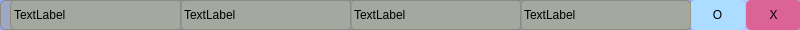
<?xml version="1.0" encoding="UTF-8"?>
<ui version="4.0">
 <class>account_item</class>
 <widget class="QWidget" name="account_item">
  <property name="geometry">
   <rect>
    <x>0</x>
    <y>0</y>
    <width>800</width>
    <height>30</height>
   </rect>
  </property>
  <property name="minimumSize">
   <size>
    <width>800</width>
    <height>30</height>
   </size>
  </property>
  <property name="maximumSize">
   <size>
    <width>800</width>
    <height>30</height>
   </size>
  </property>
  <property name="windowTitle">
   <string>Form</string>
  </property>
  <property name="styleSheet">
   <string notr="true">QWidget{
   border-radius: 20px;
	background-color: rgb(147, 167, 255);
   border-radius: 5px; /* 边框圆角 */
}
QWidget:hover {
	background-color: rgba(170, 170, 127, 125);
    border-style: solid; /* 按下时边框样式 */
    border-width: 1px; /* 按下时边框宽度 */
    border-color: #8c8884; /* 按下时边框颜色 */
    border-radius: 5px; /* 边框圆角 */
}</string>
  </property>
  <widget class="QWidget" name="widget" native="true">
   <property name="geometry">
    <rect>
     <x>0</x>
     <y>0</y>
     <width>691</width>
     <height>30</height>
    </rect>
   </property>
   <property name="sizePolicy">
    <sizepolicy hsizetype="Fixed" vsizetype="Preferred">
     <horstretch>0</horstretch>
     <verstretch>0</verstretch>
    </sizepolicy>
   </property>
   <property name="minimumSize">
    <size>
     <width>600</width>
     <height>30</height>
    </size>
   </property>
   <property name="maximumSize">
    <size>
     <width>700</width>
     <height>30</height>
    </size>
   </property>
   <property name="styleSheet">
    <string notr="true">QWidget {
	background-color: rgba(170, 170, 127, 125);
    border-style: solid; /* 按下时边框样式 */
    border-width: 1px; /* 按下时边框宽度 */
    border-color: #8c8884; /* 按下时边框颜色 */
    border-radius: 5px; /* 边框圆角 */
}

QWidget:hover {

  background-color: rgba(170, 170, 127, 200);
    border-style: solid; /* 按下时边框样式 */
    border-width: 1px; /* 按下时边框宽度 */
    border-color: #8c8884; /* 按下时边框颜色 */
    border-radius: 5px; /* 边框圆角 */
}
</string>
   </property>
   <widget class="QLabel" name="labelName">
    <property name="geometry">
     <rect>
      <x>10</x>
      <y>0</y>
      <width>172</width>
      <height>30</height>
     </rect>
    </property>
    <property name="styleSheet">
     <string notr="true">Qlabel:hover{
	
	background-color: rgba(216, 237, 255, 200);
}
Qlabel{
	font: 700 9pt &quot;Microsoft YaHei UI&quot;;
	background-color: rgba(216, 237, 255, 125);
}</string>
    </property>
    <property name="text">
     <string>TextLabel</string>
    </property>
   </widget>
   <widget class="QLabel" name="labelTime">
    <property name="geometry">
     <rect>
      <x>180</x>
      <y>0</y>
      <width>172</width>
      <height>30</height>
     </rect>
    </property>
    <property name="styleSheet">
     <string notr="true">Qlabel:hover{
	
	
	alternate-background-color: rgba(130, 153, 255, 200);
}
Qlabel{
	font: 700 9pt &quot;Microsoft YaHei UI&quot;;
	background-color: rgba(216, 237, 255, 125);
}</string>
    </property>
    <property name="text">
     <string>TextLabel</string>
    </property>
   </widget>
   <widget class="QLabel" name="labelKind">
    <property name="geometry">
     <rect>
      <x>350</x>
      <y>0</y>
      <width>172</width>
      <height>30</height>
     </rect>
    </property>
    <property name="styleSheet">
     <string notr="true">Qlabel:hover{
	
	background-color: rgba(216, 237, 255, 200);
}
Qlabel{
	font: 700 9pt &quot;Microsoft YaHei UI&quot;;
	background-color: rgba(216, 237, 255, 125);
}</string>
    </property>
    <property name="text">
     <string>TextLabel</string>
    </property>
   </widget>
   <widget class="QLabel" name="labelMoney">
    <property name="geometry">
     <rect>
      <x>520</x>
      <y>0</y>
      <width>172</width>
      <height>30</height>
     </rect>
    </property>
    <property name="styleSheet">
     <string notr="true">Qlabel:hover{
	
	background-color: rgba(216, 237, 255, 200);
}
Qlabel{
	font: 700 9pt &quot;Microsoft YaHei UI&quot;;
	background-color: rgba(216, 237, 255, 125);
}</string>
    </property>
    <property name="text">
     <string>TextLabel</string>
    </property>
   </widget>
  </widget>
  <widget class="QWidget" name="widget_2" native="true">
   <property name="geometry">
    <rect>
     <x>690</x>
     <y>0</y>
     <width>111</width>
     <height>30</height>
    </rect>
   </property>
   <property name="styleSheet">
    <string notr="true">background-color: rgba(225, 225, 255, 125);</string>
   </property>
   <widget class="QPushButton" name="btnChange">
    <property name="geometry">
     <rect>
      <x>0</x>
      <y>0</y>
      <width>55</width>
      <height>30</height>
     </rect>
    </property>
    <property name="styleSheet">
     <string notr="true">QPushButton:hover{
	background-color: rgba(160, 247, 255, 200);
}
QPushButton{
background-color: rgba(160, 247, 255, 125);
}</string>
    </property>
    <property name="text">
     <string>O</string>
    </property>
   </widget>
   <widget class="QPushButton" name="btnRemove">
    <property name="geometry">
     <rect>
      <x>56</x>
      <y>0</y>
      <width>55</width>
      <height>30</height>
     </rect>
    </property>
    <property name="styleSheet">
     <string notr="true">QPushButton:hover{
	background-color: rgba(255, 1, 39, 200);
}
QPushButton{
background-color: rgba(255, 1, 39, 125);
}</string>
    </property>
    <property name="text">
     <string>X</string>
    </property>
   </widget>
  </widget>
  <zorder>widget_2</zorder>
  <zorder>widget</zorder>
 </widget>
 <resources/>
 <connections/>
</ui>
